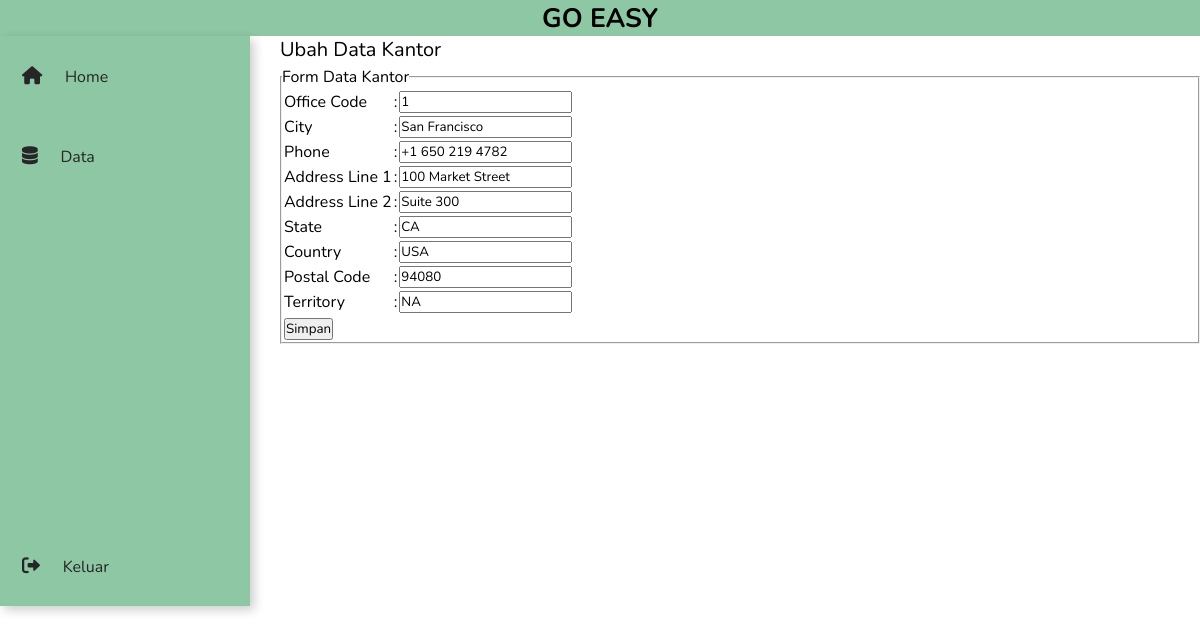
/admin/update/ubahKantor.php?kode=1, run on the app's committed database.
### tables this page shows
CREATE TABLE `offices` (
  `officeCode` varchar(10) NOT NULL,
  `city` varchar(50) NOT NULL,
  `phone` varchar(50) NOT NULL,
  `addressLine1` varchar(50) NOT NULL,
  `addressLine2` varchar(50) DEFAULT NULL,
  `state` varchar(50) DEFAULT NULL,
  `country` varchar(50) NOT NULL,
  `postalCode` varchar(15) NOT NULL,
  `territory` varchar(10) NOT NULL
);

### admin/update/ubahKantor.php (the view, shortened to what this page needs)
<?php
    include "../../connect/koneksi.php";
    $sql = mysqli_query($koneksi, "SELECT * FROM offices where officeCode = '$_GET[kode]'");
    $data = mysqli_fetch_array($sql);
?>
    <!DOCTYPE html>
    <html lang="en">
    <head>
        <link rel="stylesheet" href="../css/stylehome.css">
        <link rel="stylesheet" href="https://cdnjs.cloudflare.com/ajax/libs/font-awesome/6.3.0/css/all.min.css"/>
        <link rel="stylesheet" href="https://cdnjs.cloudflare.com/ajax/libs/font-awesome/6.0.0/css/all.min.css"/>
    </head>
    <body>
    <div class="content">
        <span>GO EASY</span>
    </div>
            <div class="navigation">
                <ul>
                    <li>
                        <a href="../home.php">
                            <span class="icon">
                                <i class="fa fa-house"></i>
                            </span>
                            <span class="title">Home</span>
                        </a>
                    </li>
                    <li>
                    <a href="#">
                        <span class="icon">
                            <i class="fa-solid fa-database"></i>
                        </span>
                        <span class="title">Data</span>
                    </a>
                </li>
                <li>
                    <a href="../logout.php">
                        <div class="keluar">
                        <span class="icon">
                        <i class="fa-solid fa-right-from-bracket"></i>
                        </span>
                        <span class="title">Keluar</span>
                    </a>
                </li>
                </ul>
            </div>
            <div class="main-content">
                <main>
                    <div class="data">
                        <span>Ubah Data Kantor</span>
                    </div>
                    <form action="" method="post">
                        <fieldset>
                            <legend>Form Data Kantor</legend>
                            <table>
                            <tr>
                                    <td>Office Code</td>
                                    <td> : </td>
                                    <td><input type="text" name="off_code" value="<?php echo $data['officeCode']; ?>" required></td>
                                </tr>
                                <tr>
                                    <td>City</td>
                                    <td> : </td>
                                    <td><input type="text" name="city" value="<?php echo $data['city']; ?>" required></td>
                                </tr>
                                <tr>
                                    <td>Phone</td>
                                    <td> : </td>
                                    <td><input type="text" name="phone" value="<?php echo $data['phone']; ?>" required></td>
                                </tr>
                                <tr>
                                    <td>Address Line 1</td>
                                    <td> : </td>
                                    <td><input type="text" name="add_line_1" value="<?php echo $data['addressLine1']; ?>" required></td>
                                </tr>
                                <tr>
                                    <td>Address Line 2</td>
                                    <td> : </td>
                                    <td><input type="text" name="add_line_2" value="<?php echo $data['addressLine2']; ?>"></td>
                                </tr>
                                <tr>
                                    <td>State</td>
                                    <td> : </td>
                                    <td><input type="text" name="state" value="<?php echo $data['state']; ?>"></td>
                                </tr>
                                <tr>
                                    <td>Country</td>
                                    <td> : </td>
                                    <td><input type="text" name="country" value="<?php echo $data['country']; ?>" required></td>
                                </tr>
                                <tr>
                                    <td>Postal Code</td>
                                    <td> : </td>
                                    <td><input type="text" name="postal_code" value="<?php echo $data['postalCode']; ?>" required></td>
                                </tr>
                                <tr>
                                    <td>Territory</td>
                                    <td> : </td>
                                    <td><input type="text" name="territory" value="<?php echo $data['territory']; ?>" required></td>
                                </tr>
                                <tr>
                                    <td>
                                        <input type="submit" value="Simpan" name="proses">
                                    </td>
                                </tr>
                            </table>
                        </fieldset>
                    </form>
                </main>
            </div>
    </body>
    </html>

### admin/css/stylehome.css (style rules this page uses)
* { font-family: Nunito; margin: 0; padding: 0; box-sizing: border-box; }
:root { --green: #8dc7a4; --white: #fff; --gray: #262626; --green2: #216651; --green3: #e0e6d7; }
body { justify-content: center; background-repeat: no-repeat; background-size: cover; min-height: 100vh; position: relative; width: auto; margin: 0; }
.content { background: var(--green); width:100%; position: fixed; text-align: center; top: 0; }
.content span { text-align: center; font-size: 20pt; font-weight: bolder; }
.navigation { background: var(--green); width: 250px; position: fixed; border-left: 14px solid var(--green); height: auto; box-shadow: 4px 4px 10px rgba(0, 0, 0, 0.2); top: 36px; z-index: 1; }
.navigation ul { position: relative; top: 0; left: 0; width: 100%; }
.navigation ul li { position: relative; width: 100%; list-style: none; border-top-left-radius: 50px; border-bottom-left-radius: 50px; text-align: left; }
.navigation ul li a { color: var(--gray); text-decoration: none; }
.navigation ul li a .icon { position: relative; min-width: 50px; height: 60px; padding-right: 10px; margin: 8px; font-size: large; line-height: 80px; text-align: center; }
.navigation ul li a .title { line-height: 60px; }
.keluar { margin-top: 330px; }
.main-content { margin-left: 280px; margin-top: 66px; }
.data { background: var(--white); width:100%; position: fixed; text-align: left; top: 36px; height: auto; margin-left: -30px; }
.data span { font-size: 15pt; padding-left: 30px; }

### data on the page
offices: off_code "1", city "San Francisco", phone "+1 650 219 4782", add_line_1 "100 Market Street", add_line_2 "Suite 300", state "CA", country "USA", postal_code "94080", territory "NA"
